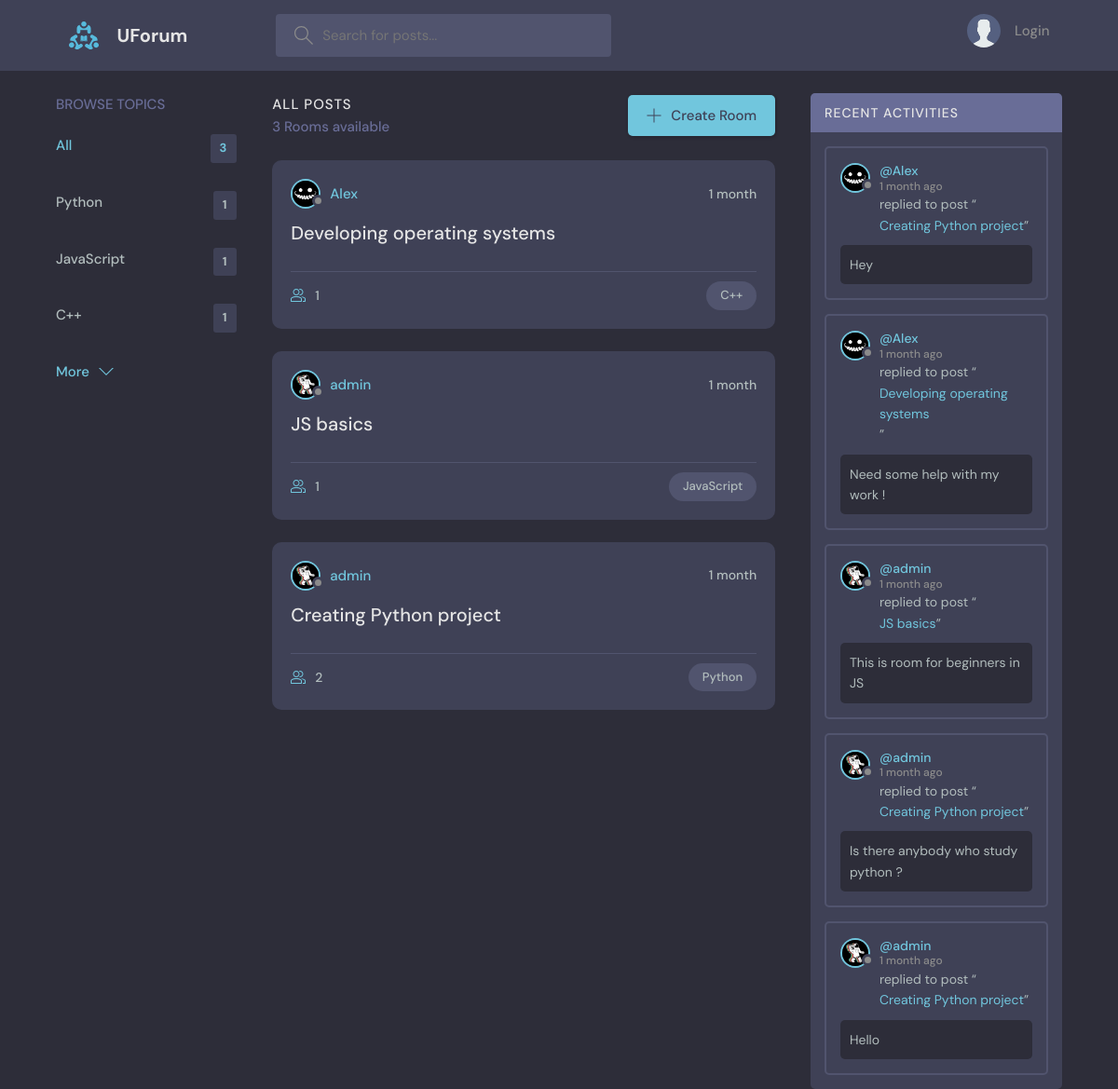
The page / on the database its author committed.
### base/models.py (models this page shows, shortened)
class Topic(models.Model):
    name = models.CharField(max_length=200)
    def __str__(self):
        return self.name

class Room(models.Model):
    host = models.ForeignKey(User, on_delete=models.SET_NULL, null=True)
    topic = models.ForeignKey(Topic, on_delete=models.SET_NULL, null=True)
    name = models.CharField(max_length=200)
    description = models.TextField(null=True, blank=True)
    participants = models.ManyToManyField(User, related_name='participants', blank=True)
    update = models.DateTimeField(auto_now=True)
    created = models.DateTimeField(auto_now_add=True)
    class Meta:
        ordering = ['-update', '-created']
    def __str__(self):
        return self.name

class User(AbstractUser):
    name = models.CharField(max_length=200, null=True)
    email = models.EmailField(unique=True, null=True)
    bio = models.TextField(null=True)
    avatar = models.ImageField(null=True, default="avatar.svg")
    USERNAME_FIELD = 'email'
    REQUIRED_FIELDS = []

class Message(models.Model):
    user = models.ForeignKey(User, on_delete=models.CASCADE)
    room = models.ForeignKey(Room, on_delete=models.CASCADE)
    body = models.TextField()
    update = models.DateTimeField(auto_now=True)
    created = models.DateTimeField(auto_now_add=True)
    class Meta:
        ordering = ['-update', '-created']

### base/views.py (the view)
# urls.py: path('', views.homePage, name='home'),
def homePage(request):
    q = request.GET.get('q') if request.GET.get('q') != None else ''
    rooms = Room.objects.filter(
        Q(topic__name__icontains=q) |
        Q(name__icontains=q) |
        Q(description__icontains=q)
    )
    topics = Topic.objects.all()[0:5]
    room_count = rooms.count()
    room_messages = Message.objects.filter(Q(room__topic__name__icontains=q))
    context = {'rooms': rooms, 'topics': topics, 'room_count': room_count, 'room_messages': room_messages}
    return render(request, 'base/home_page.html', context)

### base/templates/base/home_page.html (shortened to what this page needs)
{% extends 'main.html' %}
{% block content %}
<main class="layout layout--3">
    <div class="container">
        {% include 'base/topics_component.html'%}
        <div class="roomList">
            <div class="roomList__header">
                <div>
                    <h2>All Posts</h2>
                    <p>{{room_count}} Rooms available </p>
                </div>
                <a class="btn btn--main" href="{% url 'create-room' %}">
                    <svg version="1.1" xmlns="http://www.w3.org/2000/svg" width="32" height="32" viewBox="0 0 32 32">
                        <title>add</title>
                        <path
                                d="M16.943 0.943h-1.885v14.115h-14.115v1.885h14.115v14.115h1.885v-14.115h14.115v-1.885h-14.115v-14.115z">
                        </path>
                    </svg>
                    Create Room
                </a>
            </div>
            {% include 'base/feed_component.html' %}
        </div>
        {% include 'base/activity_component.html' %}
    </div>
</main>
{% endblock %}

### base/templates/base/topics_component.html
<div class="topics">
    <div class="topics__header">
        <h2>Browse Topics</h2>
    </div>
    <ul class="topics__list">
        <li>
            <a href="{% url 'home' %}" class="active">All <span>{{topics.count}}</span></a>
        </li>
         {% for topic in topics %}
            <li>
            <a href="{% url 'home' %}?q={{ topic.name }}">{{topic}}<span>{{topic.room_set.all.count}}</span></a>
            </li>
        {% endfor %}
    </ul>
    <a class="btn btn--link" href="{% url 'topics' %}">
        More
        <svg version="1.1" xmlns="http://www.w3.org/2000/svg" width="32" height="32" viewBox="0 0 32 32">
            <title>chevron-down</title>
            <path d="M16 21l-13-13h-3l16 16 16-16h-3l-13 13z"></path>
        </svg>
    </a>
</div>

### base/templates/base/feed_component.html (shortened to what this page needs)
{% for room in rooms %}
<div class="roomListRoom">
    <div class="roomListRoom__header">
        <a href="{% url 'user-profile' room.host.id %}" class="roomListRoom__author">
            <div class="avatar avatar--small">
                <img src="{{room.host.avatar.url}}"/>
            </div>
            <span>{{room.host.username}}</span>
        </a>
        <div class="roomListRoom__actions">
            <span>{{room.created|timesince}}</span>
        </div>
    </div>
    <div class="roomListRoom__content">
        <a href="{% url 'room' room.id %}">{{room.name}}</a>
    </div>
    <div class="roomListRoom__meta">
        <a href="{% url 'room' room.id %}" class="roomListRoom__joined">
            {{room.participants.all.count}}
        </a>
        <p class="roomListRoom__topic">{{room.topic.name}}</p>
    </div>
</div>
{% endfor %}

### base/templates/base/activity_component.html (shortened to what this page needs)
<div class="activities">
    <div class="activities__header">
        <h2>Recent Activities</h2>
    </div>
    {% for message in room_messages %}
    <div class="activities__box">
        <div class="activities__boxHeader roomListRoom__header">
            <a href="{% url 'user-profile' message.user.id %}" class="roomListRoom__author">
                <div class="avatar avatar--small">
                    <img src="{{message.user.avatar.url}}"/>
                </div>
                <p>
                    @{{message.user.username}}
                    <span>{{message.created|timesince}} ago</span>
                </p>
            </a>
        </div>
        <div class="activities__boxContent">
            <p>replied to post “<a href="{% url 'room' message.room.id %}">{{message.room}}</a>”</p>
            <div class="activities__boxRoomContent">
                {{message.body}}
            </div>
        </div>
    </div>
    {% endfor %}
</div>

### rows shown on the page
Topic: name "Python", room_set.all.count "1"
Topic: name "JavaScript", room_set.all.count "1"
Topic: name "C++", room_set.all.count "1"
Room: host.avatar (picture), host.username "Alex", created "1 month", name "Developing operating systems", participants.all.count "1", topic.name "C++"
Room: host.avatar (picture), host.username "admin", created "1 month", name "JS basics", participants.all.count "1", topic.name "JavaScript"
Room: host.avatar (picture), host.username "admin", created "1 month", name "Creating Python project", participants.all.count "2", topic.name "Python"
Message: user.avatar (picture), user.username "Alex", created "1 month", room "Creating Python project", body "Hey"
Message: user.avatar (picture), user.username "Alex", created "1 month", room "Developing operating systems", body "Need some help with my work !"
Message: user.avatar (picture), user.username "admin", created "1 month", room "JS basics", body "This is room for beginners in JS"
Message: user.avatar (picture), user.username "admin", created "1 month", room "Creating Python project", body "Is there anybody who study python ?"
Message: user.avatar (picture), user.username "admin", created "1 month", room "Creating Python project", body "Hello"

### other values the page prints
{{ topics.count }} "3"
{{ room_count }} "3"
